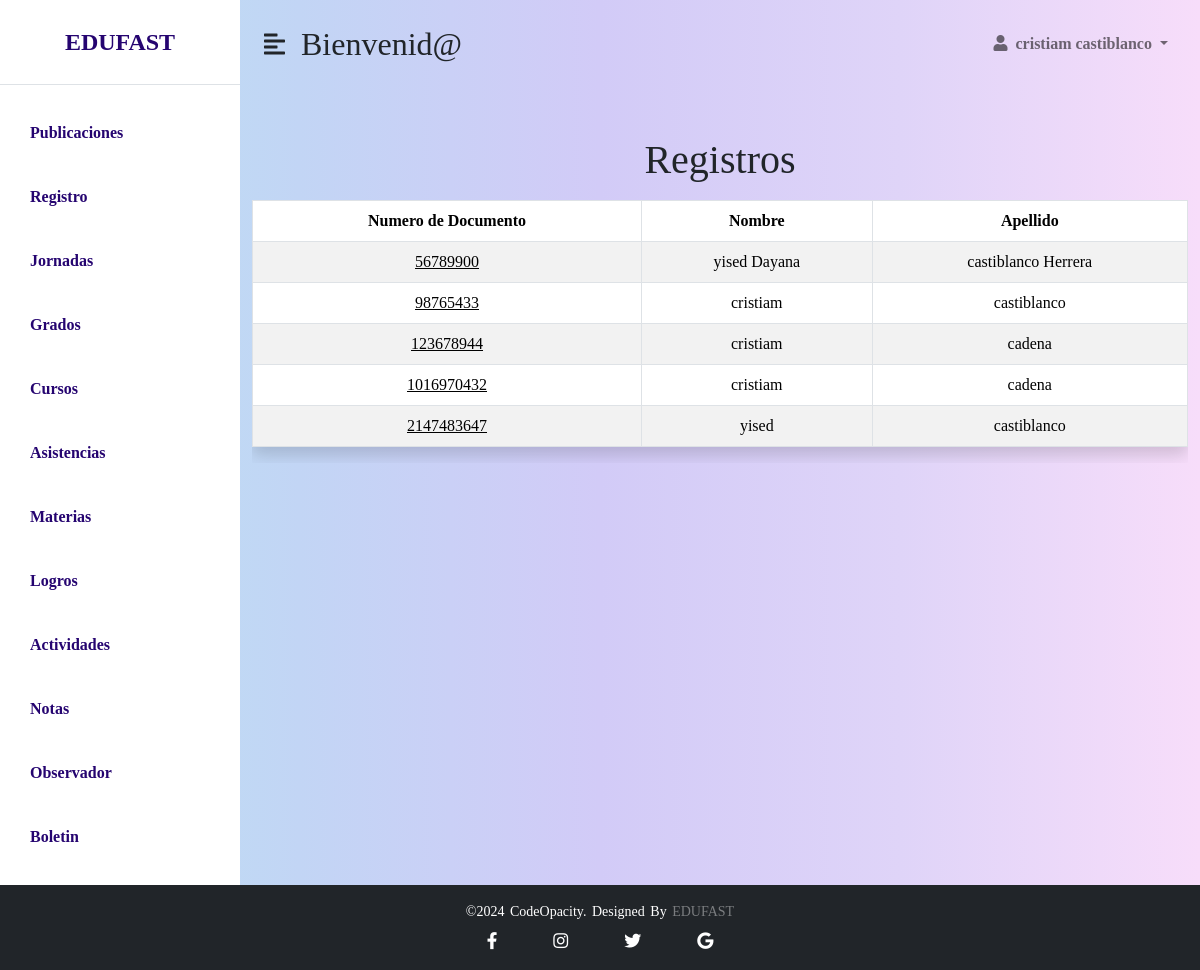
Screenshot of /administrador/php/registro/view/registros.php?id_rol=1 (signed in) with the database file from the repository.
### tables this page shows
CREATE TABLE `registro` (
  `num_doc` int(11) NOT NULL,
  `tipo_doc` char(15) DEFAULT NULL,
  `foto_perfil` longblob DEFAULT NULL,
  `nombres` char(45) DEFAULT NULL,
  `apellidos` char(45) DEFAULT NULL,
  `cel` char(12) DEFAULT NULL,
  `telefono` char(15) DEFAULT NULL,
  `direccion` char(45) DEFAULT NULL,
  `correo` char(45) DEFAULT NULL,
  `contraseña` char(200) DEFAULT NULL,
  `rol_id_rol` int(11) NOT NULL,
  `jornada_id_jornada` int(11) NOT NULL DEFAULT 0
);

### administrador/php/registro/funciones/consulta.php (called while the page is built, shortened)
<?php
include_once "../configuracion/Conexion.php";
try {
    if (isset($_GET['id_rol']) && is_numeric($_GET['id_rol'])) {
        $id_rol = $_GET['id_rol'];
        $sentencia = $base_de_datos->prepare("
            SELECT * FROM registro WHERE registro.rol_id_rol = :id_rol
        ");
        $sentencia->bindParam(':id_rol', $id_rol, PDO::PARAM_INT);
        $sentencia->execute();
        $registros = $sentencia->fetchAll(PDO::FETCH_OBJ);
    }
} catch (PDOException $e) {
    echo "Error de conexión: " . $e->getMessage();
    exit();
}
?>

### administrador/php/registro/view/registros.php (the view, shortened to what this page needs)
<?php
include_once "../funciones/consulta.php";
?>
<!DOCTYPE html>
<html lang="en">
<head>
    <link href="https://cdn.jsdelivr.net/npm/bootstrap@5.0.0-beta3/dist/css/bootstrap.min.css" rel="stylesheet" />
    <link rel="stylesheet" href="https://cdnjs.cloudflare.com/ajax/libs/font-awesome/5.15.3/css/all.min.css" />
    <link rel="stylesheet" href="../../../css/nav.css"/>
    <link rel="stylesheet" href="../css/principal.css"/>
</head>
<body>
    <div class="d-flex" id="wrapper">
        <div class="listado" id="sidebar-wrapper">
            <div class="sidebar-heading text-center py-4 primary-text fs-4 fw-bold text-uppercase border-bottom">EDUFAST</div>
            <div class="list-group list-group-flush my-3">
                <a href="../php/publicaciones/vistas/publicaciones_crear.php" class="list-group-item list-group-item-action bg-transparent second-text fw-bold">Publicaciones</a>
                <a href="registros.php" class="list-group-item list-group-item-action bg-transparent second-text fw-bold">Registro</a>
                <a href="../php/jornadas/vistas/jornadas.php" class="list-group-item list-group-item-action bg-transparent second-text fw-bold">Jornadas</a>
                <a href="../php/grados/vistas/grados.php" class="list-group-item list-group-item-action bg-transparent second-text fw-bold">Grados</a>
                <a href="../php/cursos/curso.php" class="list-group-item list-group-item-action bg-transparent second-text fw-bold">Cursos</a>
                <a href="../php/asistencia/listados.php" class="list-group-item list-group-item-action bg-transparent second-text fw-bold">Asistencias</a>
                <a href="../php/materiaphp/materia.php" class="list-group-item list-group-item-action bg-transparent second-text fw-bold">Materias</a>
                <a href="../php/logrophp/logros.php" class="list-group-item list-group-item-action bg-transparent second-text fw-bold">Logros</a>
                <a href="../php/actividad/actividad.php" class="list-group-item list-group-item-action bg-transparent second-text fw-bold">Actividades</a>
                <a href="../php/notas/notas.php" class="list-group-item list-group-item-action bg-transparent second-text fw-bold">Notas</a>
                <a href="../php/Observador/view/vista_o.html" class="list-group-item list-group-item-action bg-transparent second-text fw-bold">Observador</a>
                <a href="../php/Boletin/view/boletin.html" class="list-group-item list-group-item-action bg-transparent second-text fw-bold">Boletin</a>
            </div>
        </div>
        <div id="page-content-wrapper">
            <nav class="navbar navbar-expand-lg navbar-light bg-transparent py-4 px-4">
                <div class="d-flex align-items-center">
                    <i class="fas fa-align-left fs-4 me-3" id="menu-toggle"></i>
                    <h2 class="fs-2 m-0">Bienvenid@</h2>
                </div>
                <div class="collapse navbar-collapse" id="navbarSupportedContent">
                    <ul class="navbar-nav ms-auto mb-2 mb-lg-0">
                        <li class="nav-item dropdown">
                            <a class="nav-link dropdown-toggle second-text fw-bold" href="#" id="navbarDropdown"
                                role="button" data-bs-toggle="dropdown" aria-expanded="false">
                                <i class="fas fa-user me-2"></i><?php echo $_SESSION['user']; ?> <?php echo $_SESSION['usera']; ?>
                            </a>
                        </li>
                    </ul>
                </div>
            </nav>
			<div class="container mt-5">
                <div class="row">
                    <div class="col-md-12 text-center">
                        <h1 class="mb-3">Registros</h1>
                        <div class="table-responsive">
                        <table class="table table-hover rounded shadow table-bordered table-striped">
                        <thead>
                        <tr>
                            <th>Numero de Documento</th>
                            <th>Nombre</th>
                            <th>Apellido</th>
                            </tr>
                        </thead>
                        <tbody>
                            <tr><?php foreach ($registros as $registro) : ?>
                                <td class="text-center"> <a class="text-reset" href="perfil.php?num_doc=<?php echo $registro->num_doc; ?>"><?php echo $registro->num_doc; ?></a></td>
                                <td class="text-center"><?php echo $registro->nombres?></td>
                                <td class="text-center"><?php echo $registro->apellidos?></td>
                    </tr>
                    <?php endforeach; ?>
                    </tbody>
                        </table>
                    </div>
                    </div>
        </div>
                </div>
            </div>
            </div>
<footer class="footer-bottom bg-dark text-white text-center py-3 mt-auto">
        <p class="mb-0">©2024 codeOpacity. Designed by <span>EDUFAST</span></p>
        <div class="socials d-flex justify-content-center mt-2">
            <a href="https://www.facebook.com/cedid.sanpablo.3?locale=es_LA" class="text-white mx-2"><i class="fab fa-facebook-f"></i></a>
            <a href="https://www.instagram.com/plumapaulista/" class="text-white mx-2"><i class="fab fa-instagram"></i></a>
            <a href="https://x.com/Cedidsanpablo" class="text-white mx-2"><i class="fab fa-twitter"></i></a>
            <a href="mailto:cedidsanpablobosa7@educacionbogota.edu.co" class="text-white mx-2"><i class="fab fa-google"></i></a>
        </div>
    </footer>
</body>
</html>

### administrador/css/nav.css (style rules this page uses)
body { margin: 0; padding: 0; font-family: serif; background-color: #EAF4F4; background-image: linear-gradient( to right, #bae3f3, #c2d5f5, #d2cbf7, #dfd4f8, #f7ddfa ); display: flex; flex-direction: column; min-height: 100vh; }
:root { --main-bg-color: #009d63; --main-text-color: #009d63; --second-text-color:#250470; --second-bg-color: #c1efde; --three-bg-color:#a4a4a4; --fourth-bg-color:#545454; }
.listado { background-color: white; }
.primary-text { color: var( --second-text-color); }
.second-text { color: var( --second-text-color); }
#wrapper { overflow-x: hidden; background-image: linear-gradient( to right, #bae3f3, #c2d5f5, #d2cbf7, #dfd4f8, #f7ddfa ); }
#sidebar-wrapper { min-height: 100vh; margin-left: -15rem; -webkit-transition: margin 0.25s ease-out; -moz-transition: margin 0.25s ease-out; -o-transition: margin 0.25s ease-out; transition: margin 0.25s ease-out; }
#sidebar-wrapper .sidebar-heading { padding: 0.875rem 1.25rem; font-size: 1.2rem; }
#sidebar-wrapper .list-group { width: 15rem; }
#page-content-wrapper { min-width: 100vw; }
#menu-toggle { cursor: pointer; }
.list-group-item { border: none; padding: 20px 30px; }
.socials { list-style: none; display: flex; align-items: center; justify-content: center; }
.socials a { text-decoration: none; color: #fff; }
.socials a i { font-size: 17px; padding: 0px 20px; transition: color .4s ease; }
.footer-bottom { background: #000; width: 100%; padding: 20px 0; text-align: center; }
.footer-bottom p { font-size: 14px; color: white; word-spacing: 2px; text-transform: capitalize; }
.footer-bottom span { text-transform: uppercase; opacity: .4; font-weight: 200; }
@media (min-width: 768px) { #sidebar-wrapper { margin-left: 0; } }
@media (min-width: 768px) { #page-content-wrapper { min-width: 0; width: 100%; } }

### rows the page displays
registro: num_doc "56789900", nombres "yised Dayana", apellidos "castiblanco Herrera"
registro: num_doc "98765433", nombres "cristiam", apellidos "castiblanco"
registro: num_doc "123678944", nombres "cristiam", apellidos "cadena"
registro: num_doc "1016970432", nombres "cristiam", apellidos "cadena"
registro: num_doc "2147483647", nombres "yised", apellidos "castiblanco"

### other values shown
$_SESSION['user'] "cristiam"
$_SESSION['usera'] "castiblanco"
